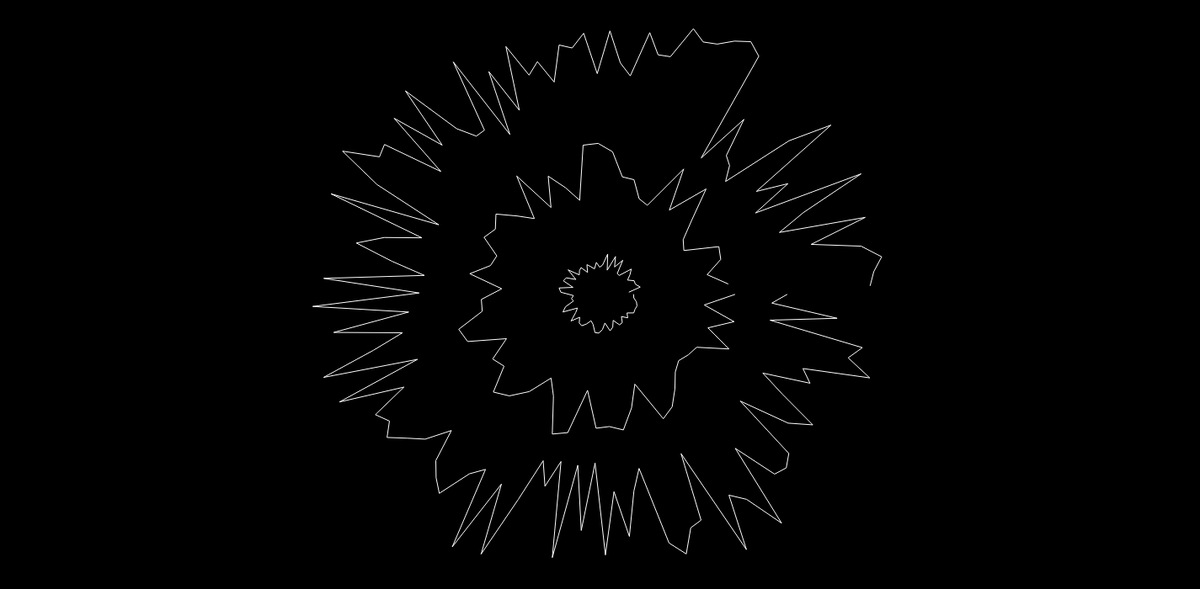
Frame 1 (no input)
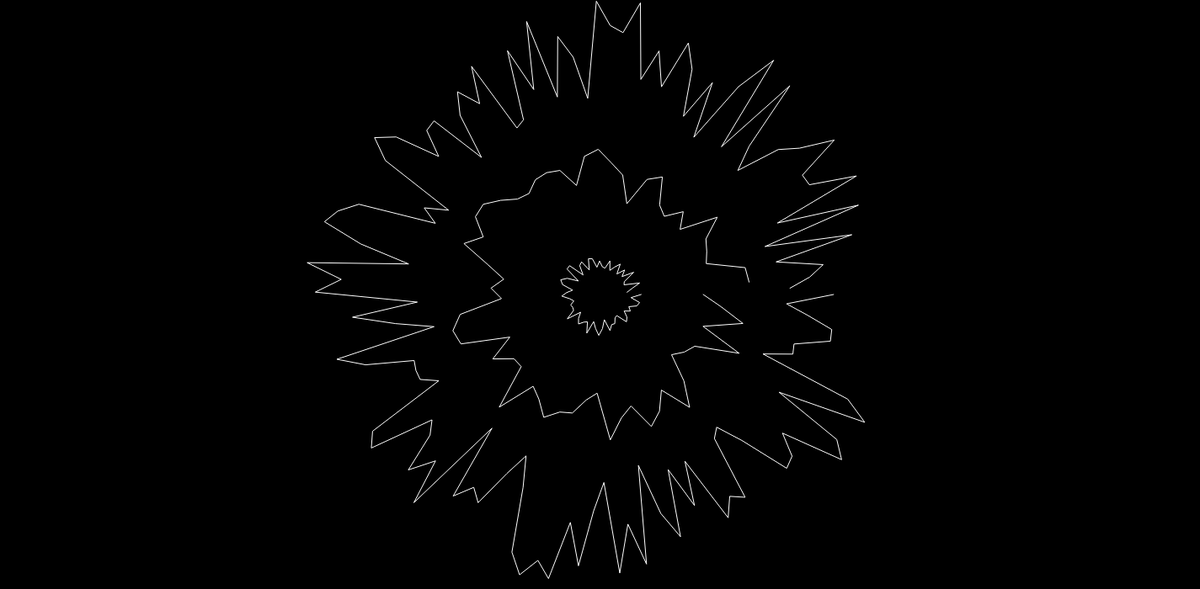
Frame 60 (no input)
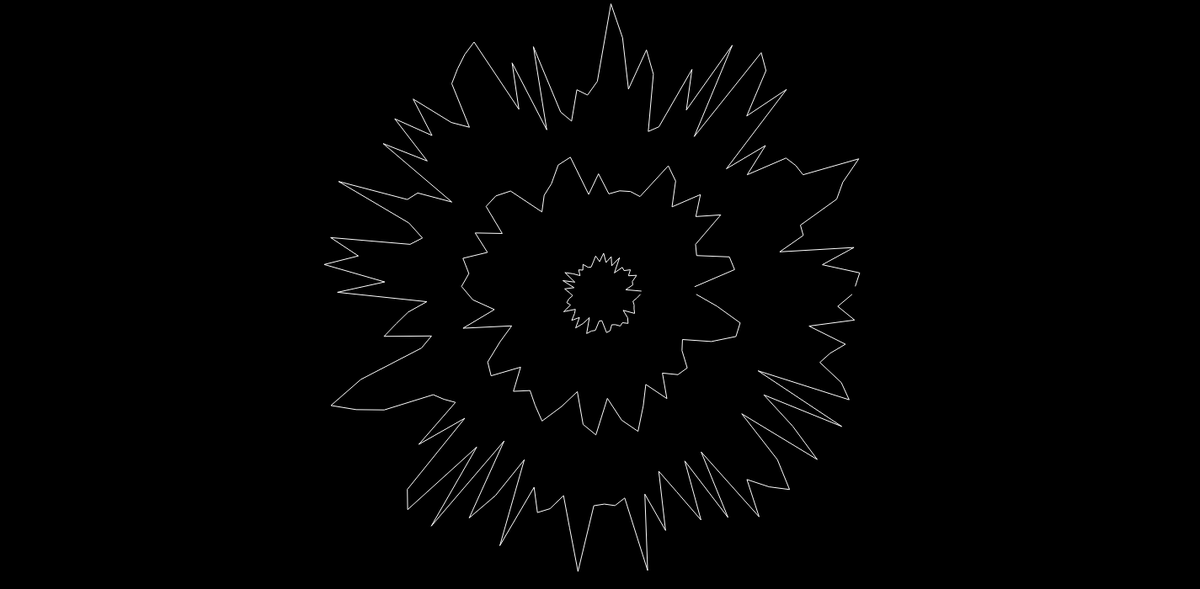
Frame 120 (the mouse pressed at the canvas centre since frame 60)

The p5.js sketch that drew these frames (run headless with seeded random() and noise() and a simulated clock; from frame 60 on, the mouse is pressed at the canvas centre):

// p5.js sketch
// ── sketch.js

	

	

function setup() {
	createCanvas(1425, 700);

}

function draw() {
	background(0);
	translate(width/2,height/2);
	stroke(500);
	noFill();
	beginShape();
	for (let a = 0; a < TWO_PI; a+=0.1) {
		let r = random(110, 180);
		let x = r * cos(a);
		let y = r * sin(a);
		vertex(x,y);

	}
	endShape();

	beginShape();
	for (let a = 0; a < TWO_PI; a+=0.05) {
		let r = random(200, 350);
		let x = r * cos(a);
		let y = r * sin(a);
		vertex(x,y);

	}
	endShape();


	//translate(width/4,height/4);
	//stroke(500);
	//noFill();
	//beginShape();
	//for (let a = 0; a < TWO_PI; a+=0.1) {
	//	let r = random(30, 100);
	//	let x = r * cos(a);
	//	let y = r * sin(a);
	//	vertex(x,y);

	//}
	//endShape();

	//translate(width/2,height/2);
	beginShape();
	for (let a = 0; a < TWO_PI; a+=0.1) {
		let r = random(30, 50);
		let x = r * cos(a);
		let y = r * sin(a);
		vertex(x,y);

	}
	endShape();


}
